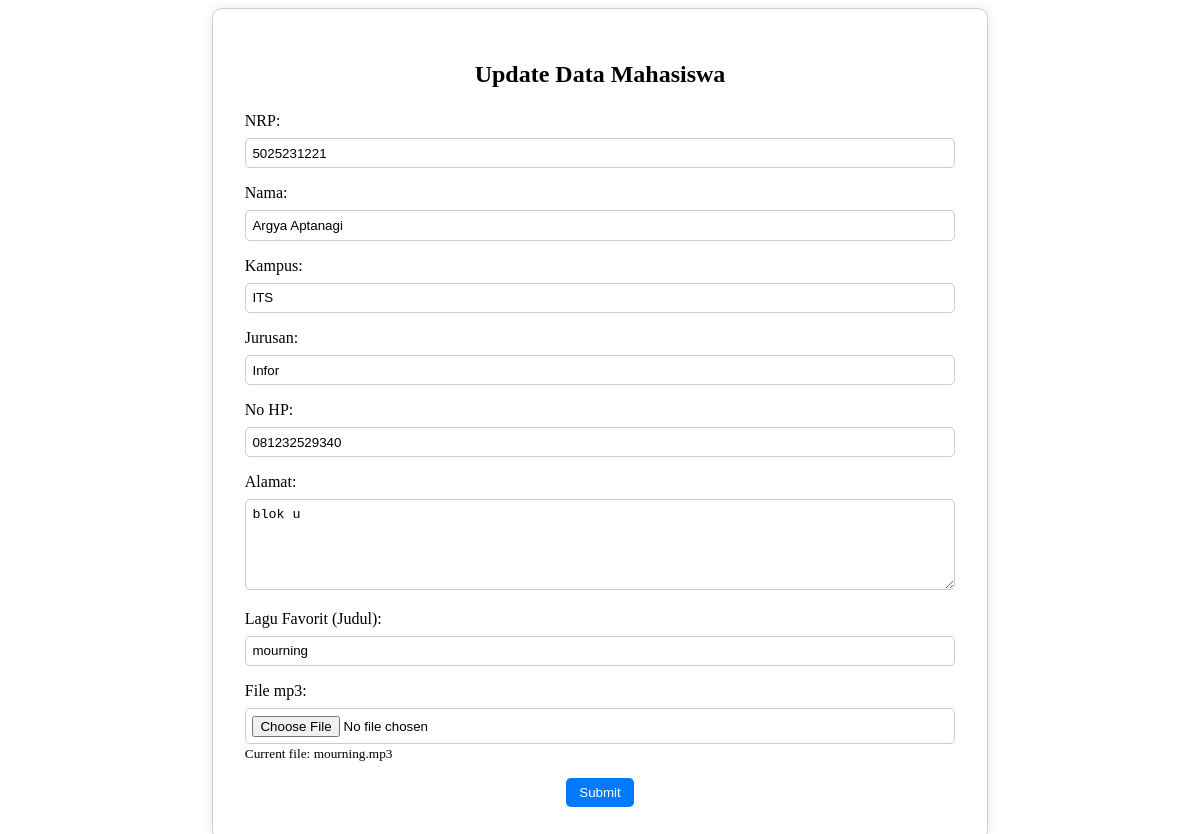
The page /update.php?nrp=5025231221 (signed in) on the database its author committed.
### tables this page shows
CREATE TABLE `mahasiswa` (
  `nrp` varchar(11) NOT NULL,
  `nama` varchar(50) NOT NULL,
  `kampus` varchar(100) NOT NULL,
  `jurusan` varchar(50) NOT NULL,
  `no_hp` char(13) NOT NULL,
  `alamat` varchar(50) NOT NULL,
  `lagufav` varchar(100) NOT NULL,
  `filemp3` varchar(255) DEFAULT NULL
);

### update.php (the view, shortened to what this page needs)
<!DOCTYPE html>
<html>
<head>
</head>
<body>
<div class="container">
    <?php
    include "koneksi.php";
    function input($data) {
        $data = trim($data);
        $data = stripslashes($data);
        $data = htmlspecialchars($data);
        return $data;
    }
    if (isset($_GET['nrp'])) {
        $nrp = input($_GET["nrp"]);
        $sql = "SELECT * FROM mahasiswa WHERE nrp='$nrp'";
        $hasil = mysqli_query($kon, $sql);
        $data = mysqli_fetch_assoc($hasil);
    }
    ?>
    <h2>Update Data Mahasiswa</h2>
    <form action="<?php echo htmlspecialchars($_SERVER["PHP_SELF"] . "?nrp=" . $data['nrp']); ?>" method="post" enctype="multipart/form-data">
        <div class="form-group">
            <label>NRP:</label>
            <input type="text" name="nrp" value="<?php echo $data['nrp']; ?>" readonly />
        </div>
        <div class="form-group">
            <label>Nama:</label>
            <input type="text" name="nama" value="<?php echo $data['nama']; ?>" placeholder="Masukan Nama" required />
        </div>
        <div class="form-group">
            <label>Kampus:</label>
            <input type="text" name="kampus" value="<?php echo $data['kampus']; ?>" placeholder="Masukan Nama Kampus" required />
        </div>
        <div class="form-group">
            <label>Jurusan:</label>
            <input type="text" name="jurusan" value="<?php echo $data['jurusan']; ?>" placeholder="Masukan Jurusan" required />
        </div>
        <div class="form-group">
            <label>No HP:</label>
            <input type="text" name="no_hp" value="<?php echo $data['no_hp']; ?>" placeholder="Masukan No HP" required />
        </div>
        <div class="form-group">
            <label>Alamat:</label>
            <textarea name="alamat" rows="5" placeholder="Masukan Alamat" required><?php echo $data['alamat']; ?></textarea>
        </div>
        <div class="form-group">
            <label>Lagu Favorit (Judul):</label>
            <input type="text" name="lagufav" value="<?php echo $data['lagufav']; ?>" placeholder="Masukan Judul Lagu" required />
        </div>
        <div class="form-group">
            <label>File mp3:</label>
            <input type="file" name="filemp3" accept=".mp3" />
            <small>Current file: <?php echo basename($data['filemp3']); ?></small>
        </div>
        <button type="submit" name="submit">Submit</button>
    </form>
</div>
</body>
</html>

### update.php (style rules this page uses)
.container { width: 60%; margin: 0 auto; padding: 2em; border: 1px solid #ccc; border-radius: 10px; box-shadow: 0 0 10px rgba(0, 0, 0, 0.1); }
h2 { text-align: center; margin-bottom: 1em; }
.form-group { margin-bottom: 1em; }
.form-group label { display: block; margin-bottom: 0.5em; }
.form-group input, .form-group textarea { width: 100%; padding: 0.5em; border: 1px solid #ccc; border-radius: 5px; box-sizing: border-box; }
.form-group textarea { resize: vertical; }
button { background-color: #007bff; color: white; border: none; padding: 0.5em 1em; border-radius: 5px; cursor: pointer; display: block; margin: 0 auto; }

### rows shown on the page
mahasiswa: nrp "5025231221", nama "Argya Aptanagi", kampus "ITS", jurusan "Infor", no_hp "081232529340", alamat "blok u", lagufav "mourning", filemp3 "mourning.mp3"
